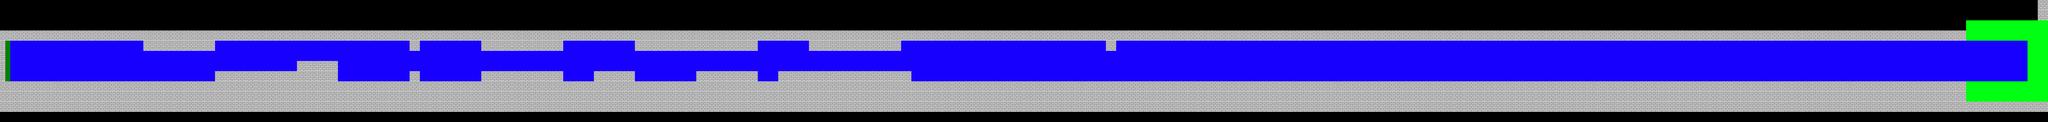

Tiled map render using the project's own tile images. Description and the map definition, with tile-layer contents summarised, below:
An orthogonal 200x12 tile map with 32x32 px tiles, 3 tile layers (gray, blue, Finish) and 67 objects.

<map version="1.0" orientation="orthogonal" width="200" height="12" tilewidth="32" tileheight="32">
 <tileset firstgid="1" name="town" tilewidth="32" tileheight="32">
  <image source="TownAssets.png" width="192" height="96" />
 </tileset>
 <layer name="gray" width="200" height="12">
  <data>[2400 cells, 868 non-empty, 2 distinct tile ids]</data>
 </layer>
 <layer name="blue" width="200" height="12">
  <data>[2400 cells, 702 non-empty, 1 distinct tile ids]</data>
 </layer>
 <layer name="Finish" width="200" height="12">
  <data>[2400 cells, 40 non-empty, 1 distinct tile ids]</data>
 </layer>
 <objectgroup name="Coins" width="200" height="12">
  <object x="704" y="131" width="31" height="28">
   <ellipse />
  </object>
  <object x="350" y="175" width="31" height="30">
   <ellipse />
  </object>
  <object x="467" y="188" width="30" height="31">
   <ellipse />
  </object>
  <object x="867" y="159" width="30" height="32">
   <ellipse />
  </object>
  <object x="1077" y="161" width="29" height="29">
   <ellipse />
  </object>
  <object x="1169" y="161" width="30" height="31">
   <ellipse />
  </object>
  <object x="1214" y="209" width="32" height="31">
   <ellipse />
  </object>
  <object x="1599" y="171" width="30" height="28">
   <ellipse />
  </object>
  <object x="1791" y="179" width="31" height="32">
   <ellipse />
  </object>
  <object x="1927" y="166" width="32" height="31">
   <ellipse />
  </object>
  <object x="2044" y="192" width="31" height="30">
   <ellipse />
  </object>
  <object x="2367" y="179" width="31" height="27">
   <ellipse />
  </object>
  <object x="2174" y="180" width="31" height="27">
   <ellipse />
  </object>
  <object x="2491" y="173" width="32" height="31">
   <ellipse />
  </object>
  <object x="2593" y="175" width="31" height="27">
   <ellipse />
  </object>
  <object x="3034" y="149" width="30" height="28">
   <ellipse />
  </object>
  <object x="2867" y="152" width="30" height="29">
   <ellipse />
  </object>
  <object x="3137" y="161" width="30" height="29">
   <ellipse />
  </object>
  <object x="3330" y="223" width="28" height="30">
   <ellipse />
  </object>
  <object x="3297" y="160" width="29" height="27">
   <ellipse />
  </object>
  <object x="3426" y="193" width="29" height="29">
   <ellipse />
  </object>
  <object x="3489" y="193" width="30" height="28">
   <ellipse />
  </object>
  <object x="3521" y="160" width="30" height="31">
   <ellipse />
  </object>
  <object x="3649" y="193" width="30" height="28">
   <ellipse />
  </object>
  <object x="3713" y="162" width="31" height="28">
   <ellipse />
  </object>
  <object x="3777" y="194" width="30" height="27">
   <ellipse />
  </object>
  <object x="3842" y="162" width="29" height="27">
   <ellipse />
  </object>
  <object x="3873" y="193" width="27" height="24">
   <ellipse />
  </object>
  <object x="3969" y="193" width="29" height="27">
   <ellipse />
  </object>
  <object x="4066" y="159" width="29" height="33">
   <ellipse />
  </object>
  <object x="4128" y="192" width="31" height="29">
   <ellipse />
  </object>
  <object x="4193" y="161" width="28" height="28">
   <ellipse />
  </object>
  <object x="4257" y="194" width="30" height="27">
   <ellipse />
  </object>
  <object x="4290" y="162" width="30" height="31">
   <ellipse />
  </object>
  <object x="4385" y="160" width="29" height="30">
   <ellipse />
  </object>
  <object x="4482" y="195" width="29" height="25">
   <ellipse />
  </object>
  <object x="4546" y="226" width="26" height="26">
   <ellipse />
  </object>
  <object x="4673" y="160" width="29" height="25">
   <ellipse />
  </object>
  <object x="4577" y="160" width="31" height="30">
   <ellipse />
  </object>
  <object x="4769" y="162" width="30" height="27">
   <ellipse />
  </object>
  <object x="4833" y="193" width="30" height="28">
   <ellipse />
  </object>
  <object x="4896" y="161" width="31" height="29">
   <ellipse />
  </object>
  <object x="4994" y="194" width="29" height="26">
   <ellipse />
  </object>
  <object x="5057" y="161" width="30" height="27">
   <ellipse />
  </object>
  <object x="5089" y="193" width="30" height="27">
   <ellipse />
  </object>
  <object x="6079" y="162" width="30" height="26">
   <ellipse />
  </object>
  <object x="6241" y="129" width="30" height="29">
   <ellipse />
  </object>
  <object x="6274" y="160" width="29" height="28">
   <ellipse />
  </object>
  <object x="6146" y="193" width="30" height="29">
   <ellipse />
  </object>
  <object x="5856" y="162" width="32" height="30">
   <ellipse />
  </object>
  <object x="5763" y="163" width="27" height="23">
   <ellipse />
  </object>
  <object x="5665" y="224" width="30" height="30">
   <ellipse />
  </object>
  <object x="5667" y="163" width="27" height="27">
   <ellipse />
  </object>
  <object x="5514" y="160" width="33" height="29">
   <ellipse />
  </object>
  <object x="5419" y="176" width="31" height="30">
   <ellipse />
  </object>
  <object x="5496" y="211" width="32" height="32">
   <ellipse />
  </object>
  <object x="5251" y="193" width="28" height="29">
   <ellipse />
  </object>
  <object x="5187" y="139" width="33" height="34">
   <ellipse />
  </object>
  <object x="770" y="129" width="28" height="29">
   <ellipse />
  </object>
  <object x="961" y="129" width="28" height="30">
   <ellipse />
  </object>
 </objectgroup>
 <objectgroup name="Mine" width="200" height="12">
  <object x="3201" y="130" width="30" height="26">
   <ellipse />
  </object>
  <object x="3233" y="161" width="29" height="26">
   <ellipse />
  </object>
  <object x="3584" y="161" width="32" height="31">
   <ellipse />
  </object>
  <object x="4001" y="161" width="29" height="29">
   <ellipse />
  </object>
  <object x="737" y="130" width="29" height="27">
   <ellipse />
  </object>
 </objectgroup>
 <objectgroup name="PowerUp" width="200" height="12">
  <object x="289" y="129" width="30" height="28">
   <ellipse />
  </object>
  <object x="418" y="130" width="29" height="29">
   <ellipse />
  </object>
 </objectgroup>
</map>